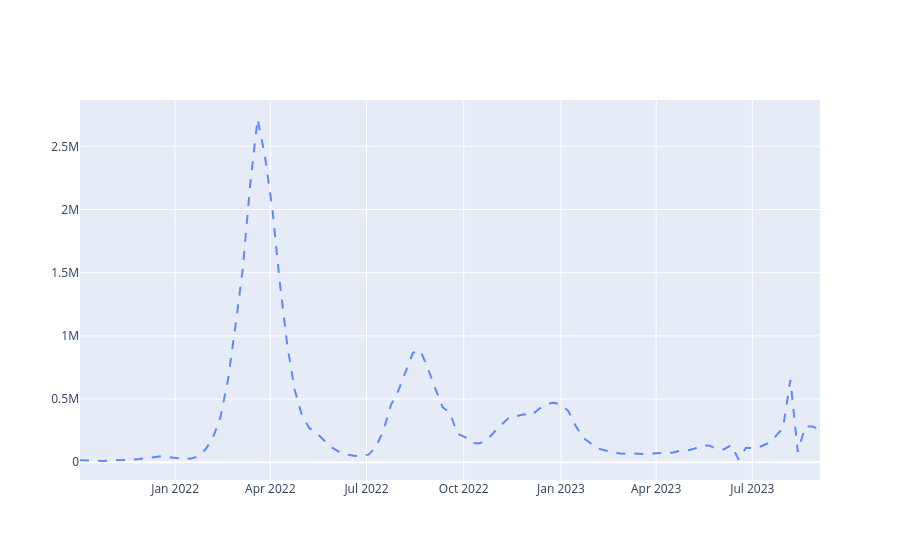

The notebook cell this image was saved under:
### Code cell
# Layered Structure의 특성을 활용하여 add_trace() Method를 활용
# 두번째 방법
fig = go.Figure()
fig.add_trace({
    'type' : 'scatter', # 산점도
    'x' : df_covid19_100.loc[df_covid19_100['location'] == '한국','date'],      # x축
    'y' : df_covid19_100.loc[df_covid19_100['location'] == '한국','new_cases'], # y축
    'line' : {'color' : '#5E88FC', 'dash' : 'dash'} # line 색상 등
})
fig.show()
